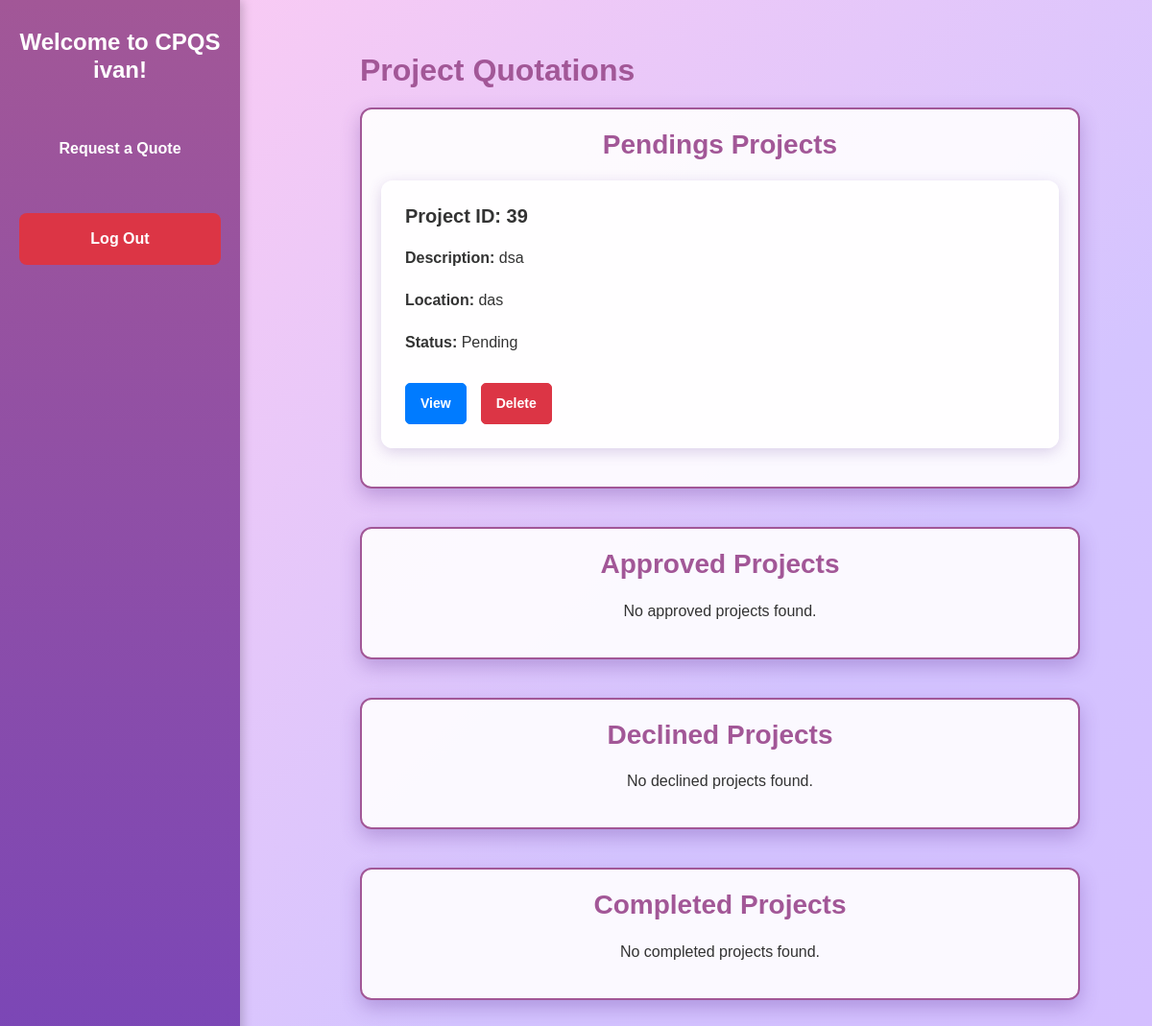
The app's page /project_list/ (signed in) with its own data.
### quotations/models.py (models this page shows, shortened)
class Project(models.Model):
    STATUS_CHOICES = [
        ("Pending", "Pending"),
        ("Approved", "Approved"),
        ("Declined", "Declined"),
        ("Completed", "Completed"),
    ]
    name = models.CharField(max_length=100)
    area_size = models.DecimalField(max_digits=10, decimal_places=2, default=0)
    description = models.TextField()  # Changed to TextField for longer descriptions
    location = models.CharField(max_length=100)
    start_date = models.DateField(blank=True, null=True)
    end_date = models.DateField(blank=True, null=True)
    user = models.ForeignKey(User, on_delete=models.CASCADE, related_name="projects")
    status = models.CharField(
        max_length=20, choices=STATUS_CHOICES, default="Pending", blank=True, null=True
    )
    created_at = models.DateTimeField(auto_now_add=True)
    updated_at = models.DateTimeField(auto_now=True)
    approved_by_user = models.BooleanField(default=False)
    approved_by_admin = models.ForeignKey(
        User, null=True, blank=True, related_name="approved_projects", on_delete=models.SET_NULL
    )
    declined_by_admin = models.ForeignKey(
        User, null=True, blank=True, related_name="declined_projects", on_delete=models.SET_NULL
    )
    declined_by_user = models.BooleanField(default=False)

### quotations/views.py (the view)
# urls.py: path("project_list/", views.project_list, name="project_list"),
@login_required
def project_list(request):
    if is_superuser(request.user):
        projects = {
            "pendings": Project.objects.filter(status="Pending"),
            "approved": Project.objects.filter(status="Approved"),
            "declined": Project.objects.filter(status="Declined"),
            "completed": Project.objects.filter(status="Completed"),
        }
    else:
        projects = {
            "pendings": Project.objects.filter(status="Pending", user=request.user),
            "approved": Project.objects.filter(status="Approved", user=request.user),
            "declined": Project.objects.filter(status="Declined", user=request.user),
            "completed": Project.objects.filter(status="Completed", user=request.user),
        }
    return render(request, "project_list.html", {"projects": projects})

### quotations/views.py (called while the page is built)
def is_superuser(user):
    return user.is_superuser

### templates/project_list.html (shortened to what this page needs)
{% extends "quotations/base.html" %}
{% load static %}
{% block content %}
<div class="sidebar">
    <h4>Welcome to CPQS {{ user.get_username }}!</h4>
    {% if user.is_superuser %}
        <a href="{% url 'create_quotation' %}">Create a Quote</a>
    {% else %}
        <a href="{% url 'create_quotation' %}">Request a Quote</a>
    {% endif %}
    <form action="{% url 'logout' %}" method="post">
        <button type="submit" class="btn btn-logout">Log Out</button>
    </form>
</div>
<div class="content">
    <h2>Project Quotations</h2>
    {% for status, projects_list in projects.items %}
        <div class="project-category">
            <h3>{{ status|capfirst }} Projects</h3>
            {% if projects_list %}
                <div class="card-container">
                    {% for project in projects_list %}
                        <div class="card">
                            <h5>Project ID: {{ project.id }}</h5>
                            <p><strong>Description:</strong> {{ project.description }}</p>
                            <p><strong>Location:</strong> {{ project.location }}</p>
                            <p><strong>Status:</strong> {{ project.status }}</p>
                            <div class="card-actions">
                                <a href="{% url 'project_detail' project.id %}" class="btn btn-primary">View</a>
                                <a href="{% url 'project_delete' project.id %}" class="btn btn-danger">Delete</a>
                            </div>
                        </div>
                    {% endfor %}
                </div>
            {% else %}
                <p class="no-projects text-center">No {{ status }} projects found.</p>
            {% endif %}
        </div>
    {% endfor %}
</div>
{% endblock %}

### templates/quotations/base.html (style rules this page uses)
.card { border: none; border-radius: 1.5rem; box-shadow: 0 4px 20px rgba(0, 0, 0, 0.1); background-color: rgba(255, 255, 255, 0.9); margin-bottom: 1.5rem; transition: transform 0.2s, box-shadow 0.2s; }

### templates/project_list.html (style rules this page uses)
.sidebar { position: fixed; top: 0; left: 0; height: 100%; width: 250px; background: linear-gradient(180deg, #a25797, #7a46b7); padding: 30px 20px; color: white; box-shadow: 3px 0 10px rgba(0, 0, 0, 0.2); }
.sidebar h4 { text-align: center; font-weight: bold; margin-bottom: 40px; }
.sidebar a { padding: 15px 25px; margin: 10px 0; display: block; font-weight: bold; color: white; border-radius: 8px; transition: background 0.3s ease; text-align: center; }
.sidebar .btn-logout { width: 100%; background-color: #dc3545; border: none; padding: 15px; color: white; font-weight: bold; border-radius: 8px; margin-top: 30px; text-align: center; transition: background-color 0.3s ease; }
.content { margin-left: 300px; padding: 30px; overflow-x: hidden; }
.content h2 { color: #a25797; font-weight: bold; margin-bottom: 20px; }
.project-category { margin-bottom: 40px; padding: 20px; background: rgba(255, 255, 255, 0.9); border-radius: 12px; border: 2px solid #a25797; box-shadow: 0 8px 20px rgba(92, 45, 145, 0.3); }
.project-category h3 { text-align: center; color: #a25797; font-weight: bold; margin-bottom: 20px; }
.card { background: rgba(255, 255, 255, 0.9); border-radius: 12px; box-shadow: 0 4px 15px rgba(92, 45, 145, 0.2); padding: 25px; transition: transform 0.3s ease, box-shadow 0.3s ease; margin-bottom: 20px; }
.card h5 { color: #333; font-weight: bold; margin-bottom: 10px; }
.card p { margin: 10px 0; }
.card .card-actions { display: flex; gap: 15px; margin-top: 20px; }
.btn-primary, .btn-warning, .btn-danger { font-size: 0.875em; padding: 10px 15px; border-radius: 5px; font-weight: bold; }

### records on screen
Project: id "39", description "dsa", location "das", status "Pending"

### other values on screen
{{ user.get_username }} "ivan"
{{ status|capfirst }} "Pendings" "Approved" "Declined" "Completed"
{{ status }} "approved" "declined" "completed"
